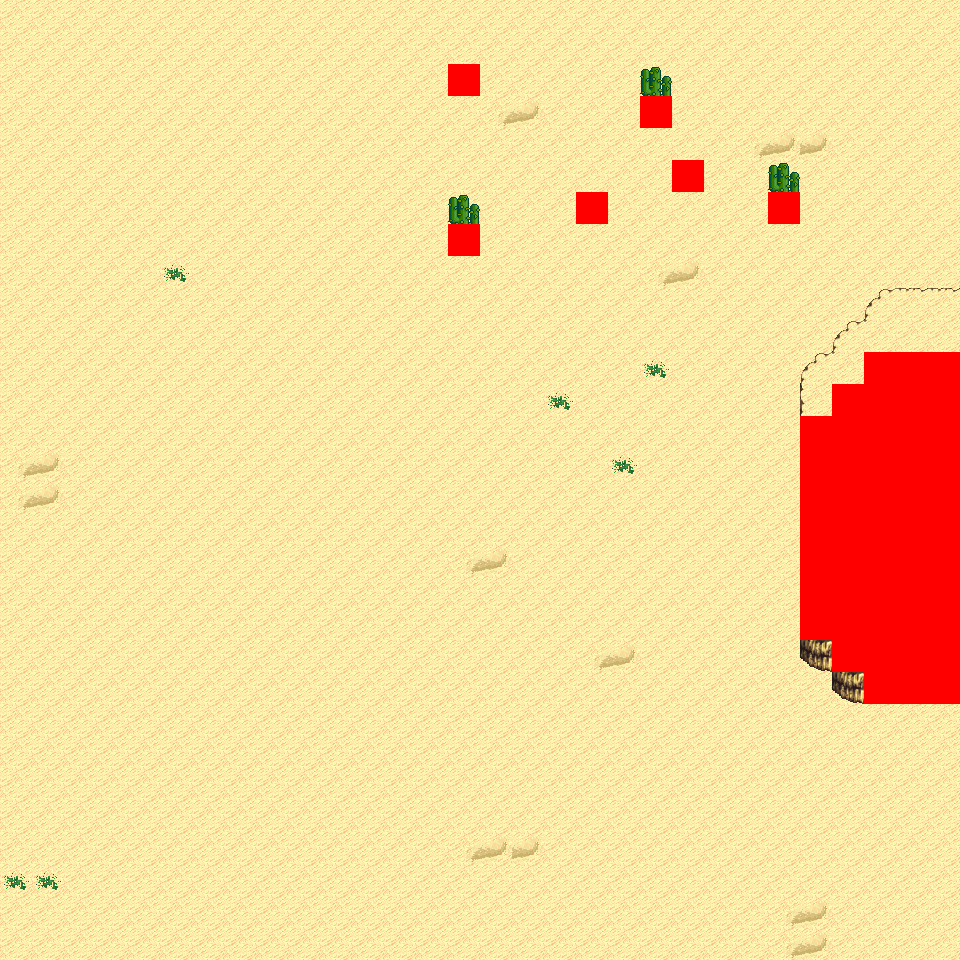

The image is a tile-based game level rendered from a .tmx file. Its description and source (layers, tilesets, objects; grid data summarised) follow:
An orthogonal 30x30 tile map with 32x32 px tiles, 6 tile layers (Ground, Object, Object2, Above, ...), 6 tilesets and 2 objects (2x mapExit).

<map version="1.0" orientation="orthogonal" renderorder="right-down" width="30" height="30" tilewidth="32" tileheight="32" nextobjectid="3">
  <tileset firstgid="1" name="tileset_logic_collision" tilewidth="32" tileheight="32" tilecount="1" columns="1">
    <image source="../drawable/tileset_logic_collision.png" width="32" height="32" />
  </tileset>
  <tileset firstgid="2" name="tileset_terrain_desert" tilewidth="32" tileheight="32" tilecount="88" columns="8">
    <image source="../drawable/tileset_terrain_desert.png" width="256" height="352" />
  </tileset>
  <tileset firstgid="90" name="tileset_ground_sand_2" tilewidth="32" tileheight="32" tilecount="15" columns="5">
    <image source="../drawable/tileset_ground_sand_2.png" width="160" height="96" />
  </tileset>
  <tileset firstgid="105" name="tileset_plant_cactus_2" tilewidth="32" tileheight="32" tilecount="10" columns="5">
    <image source="../drawable/tileset_plant_cactus_2.png" width="160" height="64" />
  </tileset>
  <tileset firstgid="115" name="tileset_plant_round_cactuses" tilewidth="32" tileheight="32" tilecount="20" columns="10">
    <image source="../drawable/tileset_plant_round_cactuses.png" width="320" height="64" />
  </tileset>
  <tileset firstgid="135" name="tileset_plant_cactus" tilewidth="32" tileheight="32" tilecount="2" columns="1">
    <image source="../drawable/tileset_plant_cactus.png" width="32" height="64" />
  </tileset>
  <layer name="Ground" width="30" height="30">
    <data>[900 cells, 900 non-empty, 5 distinct tile ids]</data>
  </layer>
  <layer name="Object" width="30" height="30">
    <data>[900 cells, 26 non-empty, 10 distinct tile ids]</data>
  </layer>
  <layer name="Object2" width="30" height="30">
    <data>[900 cells, 0 non-empty, 0 distinct tile ids]</data>
  </layer>
  <layer name="Above" width="30" height="30">
    <data>[900 cells, 13 non-empty, 6 distinct tile ids]</data>
  </layer>
  <layer name="Above2" width="30" height="30">
    <data>[900 cells, 0 non-empty, 0 distinct tile ids]</data>
  </layer>
  <layer name="Walkable" width="30" height="30">
    <data>[900 cells, 55 non-empty, 1 distinct tile ids]</data>
  </layer>
  <objectgroup name="MapEvents">
    <object id="1" name="south" type="mapExit" x="0" y="928" width="960" height="32">
      <properties>
        <property name="map" value="level_0_x21_y111" />
        <property name="x" value="0" />
        <property name="y" value="1" />
      </properties>
    </object>
    <object id="2" name="west" type="mapExit" x="0" y="0" width="32" height="960">
      <properties>
        <property name="map" value="level_0_x20_y110" />
        <property name="x" value="28" />
        <property name="y" value="0" />
      </properties>
    </object>
  </objectgroup>
</map>
